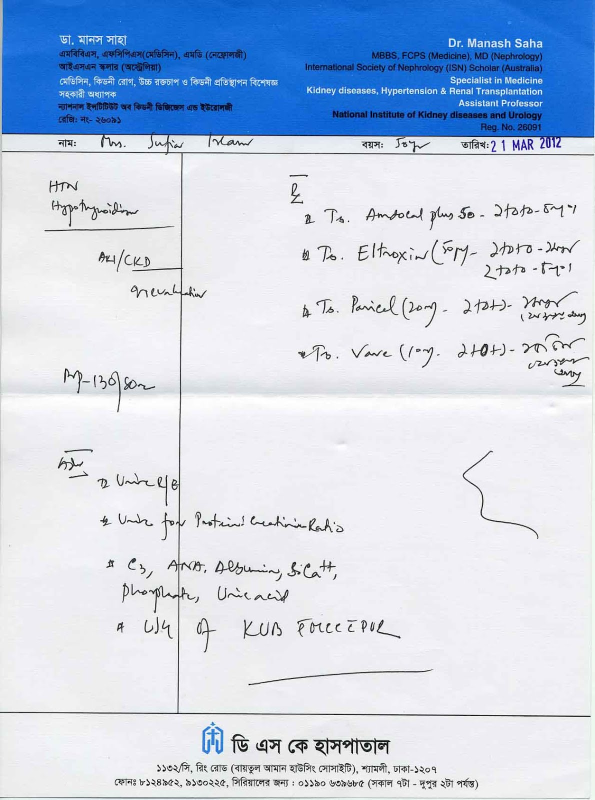
#> input picture images/image22.jpg, 1189 x 1600 px (shown at 1/2 size)
$ jupyter execute Untitled3.ipynb   (older library calls are emulated)
#> lines starting #> are read from the running program, lines starting #| are printed output that depends on the picture; after the words box and inside, x2 and y2 are one past the last pixel; in counts of white or black regions, pixels touching at a corner belong together
[cell 1]
import math
def dist(x1,y1,x2,y2):
    ans = math.sqrt((x2 - x1)**2 + (y2 - y1)**2)
    return int(ans)

[cell 2]
def rect_distance(t1,t2):
    x1=t1[0]
    y1=t1[1]
    x1b=t1[2]+t1[0]
    y1b=t1[3]+t1[1]
    x2=t2[0]
    y2=t2[1]
    x2b=t2[2]+t2[0]
    y2b=t2[3]+t2[1]
    left = x2b < x1
    right = x1b < x2
    bottom = y2b < y1
    top = y1b < y2
    if top and left:
        return dist(x1, y1b, x2b, y2)
    elif left and bottom:
        return dist(x1, y1, x2b, y2b)
    elif bottom and right:
        return dist(x1b, y1, x2, y2b)
    elif right and top:
        return dist(x1b, y1b, x2, y2)
    elif left:
        return x1 - x2b
    elif right:
        return x2 - x1b
    elif bottom:
        return int((y1 - y2b)/1.3)
    elif top:
        return int((y2 - y1b)/1.3)
    else:             # rectangles intersect
        return 0.

[cell 3]
def can_merge(t1,t2):
    if rect_distance(t1,t2)<15:
        return 1
    return 0

[cell 4]
def find_if_close(cnt1,cnt2):
    row1,row2 = cnt1.shape[0],cnt2.shape[0]
    for i in range(row1):
        for j in range(row2):
            dist = np.linalg.norm(cnt1[i]-cnt2[j])
            if abs(dist) < 15 :
                return True
            elif i==row1-1 and j==row2-1:
                return False

[cell 5]
import cv2
import numpy as np

#import image
image = cv2.imread('images/image22.jpg');
#> image is the input picture: shape (1600, 1189, 3); mean B, G, R 230.4, 210.2, 197.3

# nimage = cv2.fastNlMeansDenoisingColored(image,None,10,10,7,21)

#grayscale
gray = cv2.cvtColor(image,cv2.COLOR_BGR2GRAY)
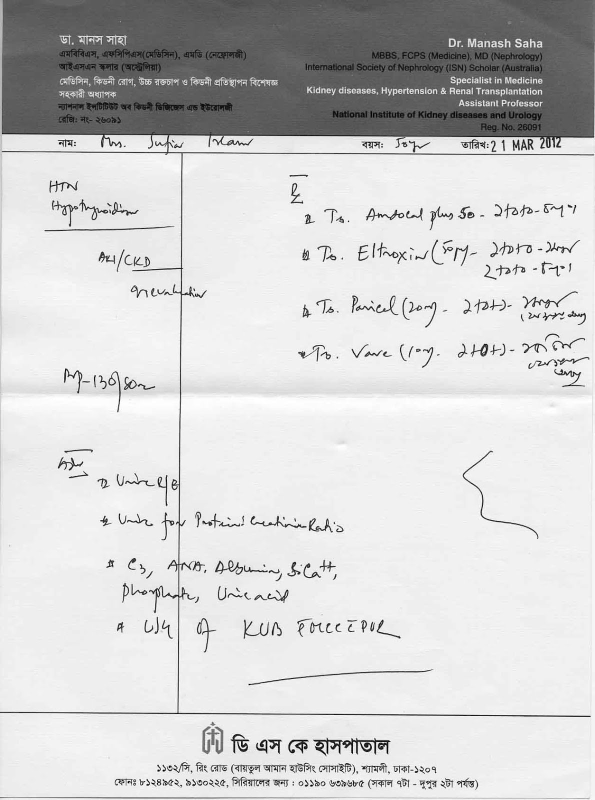
#> gray: shape (1600, 1189) (shown at 1/2 size); min 0, max 255, mean 208.7
cv2.imwrite("gray_areas.jpg", gray)
# gray = cv2.cvtColor(nimage,cv2.COLOR_BGR2GRAY)
# cv2.imshow('gray', gray)
# cv2.waitKey(0)
imgw=image.shape[0]
#> imgw = 1600
imgh=image.shape[1]
#> imgh = 1189
threshold = (imgh+imgw)/2*0.005
#> threshold = 6.97
#binary
# ret,thresh = cv2.threshold(gray,127,255,cv2.THRESH_BINARY_INV)
# cv2.imshow('second', thresh)
# cv2.waitKey(0)
thresh = cv2.Canny(gray,100,200)
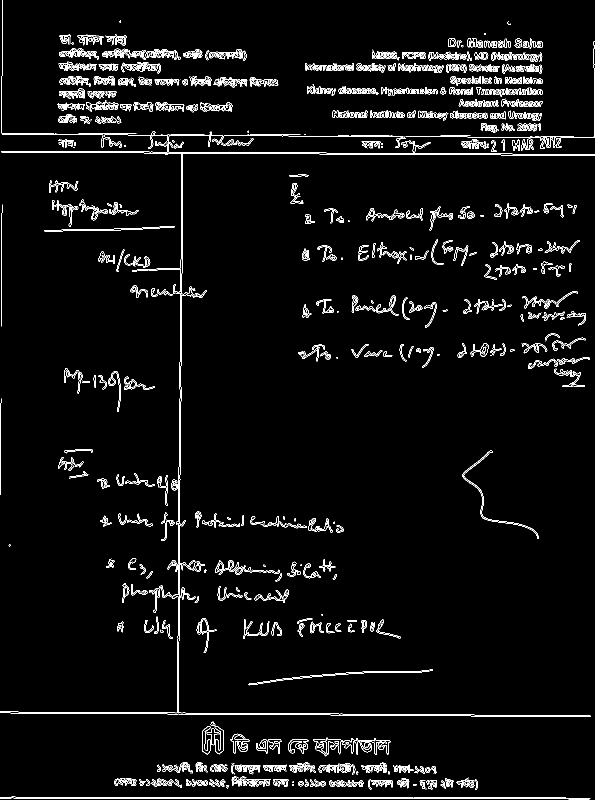
#> thresh: shape (1600, 1189) (shown at 1/2 size); 3.7% white in thin lines or dots

#dilation
kernel = np.ones((2,8), np.uint8)
kernel1= np.ones((2,2),np.uint8)
img_dilation = cv2.dilate(thresh, kernel, iterations=2)
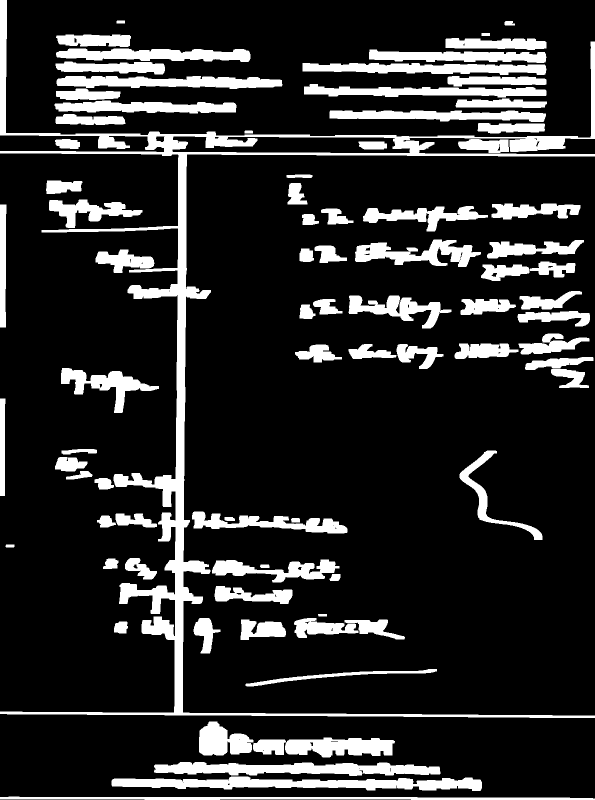
#> img_dilation: shape (1600, 1189) (shown at 1/2 size); 16.1% white; 83 white regions, largest, box (x1, y1, x2, y2) and area: (0, 0, 1189, 1436) 67232, (223, 1553, 964, 1582) 12899, (308, 1524, 881, 1552) 10845
img_dilation = cv2.erode(img_dilation,kernel1,iterations=1)
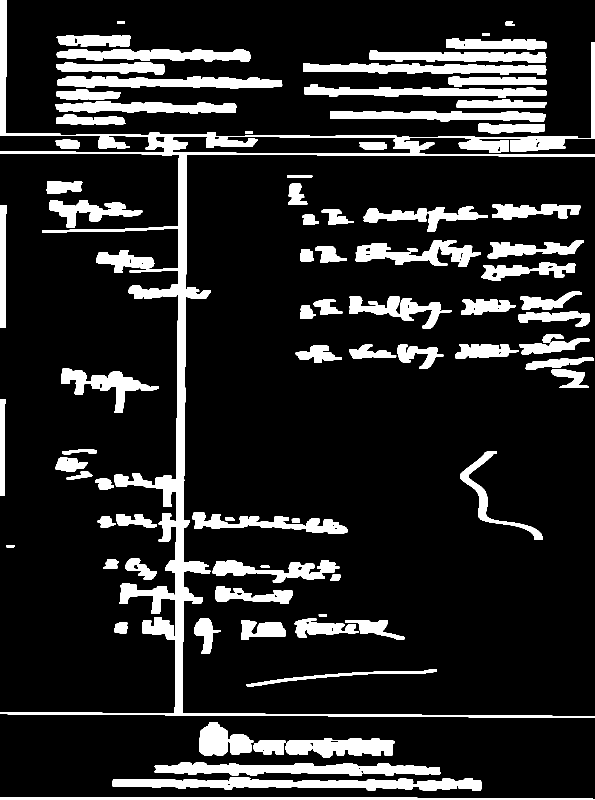
#> img_dilation: shape (1600, 1189) (shown at 1/2 size); 14.8% white; 85 white regions, largest, box (x1, y1, x2, y2) and area: (0, 0, 1189, 1436) 60495, (224, 1554, 964, 1582) 12022, (309, 1525, 881, 1552) 10144
cv2.imshow("dilated",img_dilation)

img_dilation = cv2.erode(img_dilation,kernel1,iterations=1)
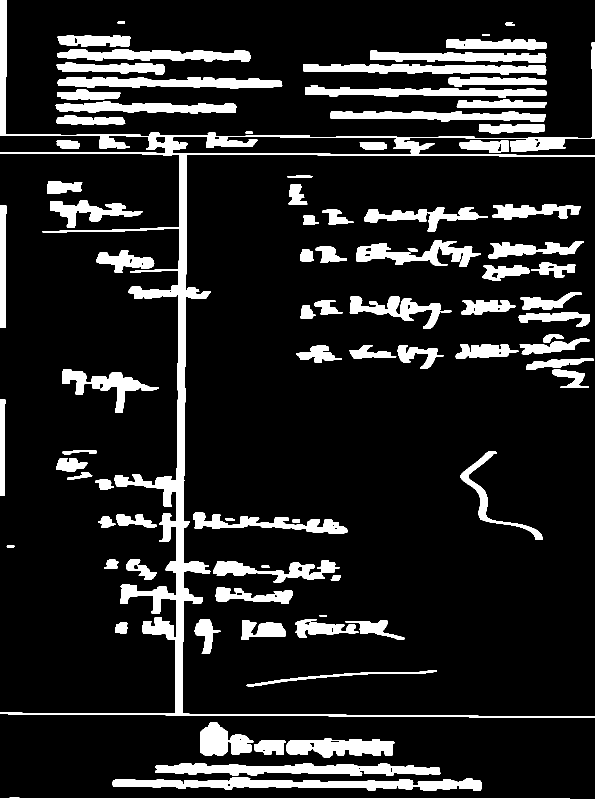
#> img_dilation: shape (1600, 1189) (shown at 1/2 size); 13.4% white; 86 white regions
cv2.imshow('dilated', img_dilation)
#cv2.waitKey(0)

#find contours
im2,ctrs, hier = cv2.findContours(img_dilation.copy(), cv2.RETR_EXTERNAL, cv2.CHAIN_APPROX_SIMPLE)
#> ctrs = 85 contours; largest, box (x1, y1, x2, y2) and area: (0, 0, 1189, 1436) 60986, (225, 1555, 964, 1582) 10364, (310, 1526, 881, 1552) 8856, (115, 154, 565, 178) 6840, (607, 128, 1093, 150) 6592

#sort contours
sorted_ctrs = sorted(ctrs, key=lambda ctr: cv2.boundingRect(ctr)[0])
#> sorted_ctrs has the same summary as ctrs

rect_ = []
for i, ctr in enumerate(sorted_ctrs):
    # Get bounding box
    x, y, w, h = cv2.boundingRect(ctr)

    if w < imgw*0.01 or h < imgh*0.01  or w>imgw*0.6 or h>imgh*0.6: continue
    rect_.append((x,y,w,h))
    # Getting ROI
    roi = image[y:y+h, x:x+w]

    # show ROI
    #cv2.imshow('segment no:'+str(i),roi)
    cv2.rectangle(image,(x,y),( x + w, y + h ),(0,255,0),3)
#> this loop made 85 passes
#> (x, y, w, h) on passes 1 to 12: (0, 1595, 1189, 5), (0, 799, 11, 193), (0, 411, 13, 244), (0, 0, 1189, 1436), (13, 1091, 16, 4), (94, 363, 71, 25), (100, 401, 185, 55), (111, 203, 362, 24), (112, 916, 63, 27), (112, 280, 48, 18), (113, 230, 138, 20), (113, 125, 217, 24)
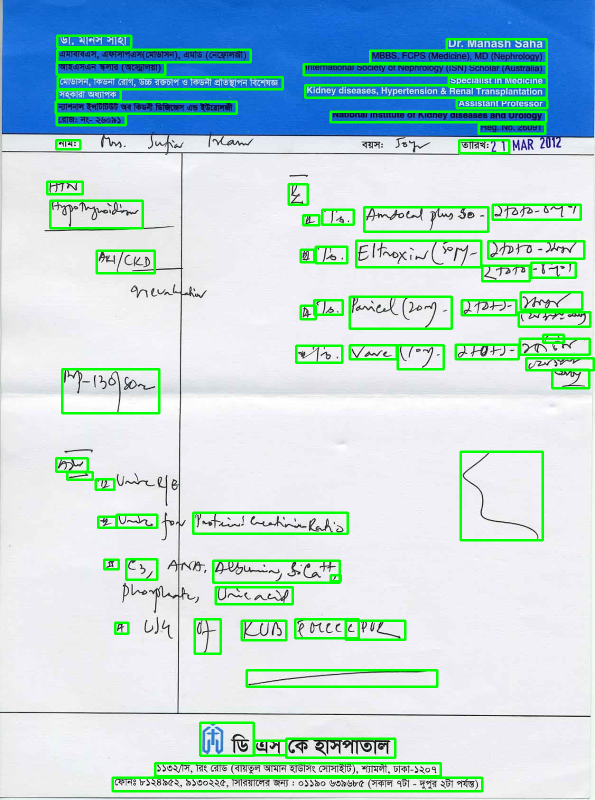
#> image: shape (1600, 1189, 3) (shown at 1/2 size); 6.83% of pixels changed, all inside (x1, y1, x2, y2) = (92, 69, 1189, 1585)
#> after the loop, rect_ = 69 items, first 6: (94, 363, 71, 25), (100, 401, 185, 55), (111, 203, 362, 24), (112, 916, 63, 27), (112, 280, 48, 18), (113, 230, 138, 20)
    #cv2.waitKey(0)
ims=image
#cv2.imshow('marked_areas', ims)
cv2.imwrite("marked_areas.jpg", ims)


        # cv2.imwrite('output/{}.jpg'.format(i), roi)

rect1=[]
rec=[]
for i in range(len(rect_)):
    var=0
    for j in range(len(rect_)):
        if (j<=i ):
            continue
        if can_merge(rect_[i],rect_[j])==1:
            var=1
            x=min(rect_[i][0],rect_[j][0])
            y=min(rect_[i][1],rect_[j][1])
            a=max(rect_[i][2]+rect_[i][0],rect_[j][2]+rect_[j][0])
            b=max(rect_[i][3]+rect_[i][1],rect_[j][3]+rect_[j][1])
            rec.append((x,y,a-x,b-y))
    if var==0:
        rec.append(rect_[i])
#> this loop made 69 passes
rect1.append(list(rec))
for k in range(100):
    if k==0:
        continue
    lis=[]
    mark=np.zeros(2000)
    for i in range(len(rect1[k-1])):
        var=0
        for j in range(len(rect1[k-1])):
            if (j<=i or mark[i]==1):
                continue
            if can_merge(rect1[k-1][i],rect1[k-1][j])==1:
                var=1
                mark[j]=1
                x=min(rect1[k-1][i][0],rect1[k-1][j][0])
                y=min(rect1[k-1][i][1],rect1[k-1][j][1])
                a=max(rect1[k-1][i][2]+rect1[k-1][i][0],rect1[k-1][j][2]+rect1[k-1][j][0])
                b=max(rect1[k-1][i][3]+rect1[k-1][i][1],rect1[k-1][j][3]+rect1[k-1][j][1])
                lis.append((x,y,a-x,b-y))
        if (var==0 and mark[i]==0):
            lis.append(rect1[k-1][i])
    rect1.append(list(lis))
    print(len(lis))
#> this loop made 100 passes
#| 70
#| 67
#| 68
#| 63
#| 58
#| 53
#| 49
#| 45
#> (further printed lines are left out)
z=99
for i in range(len(rect1[z])):
    x=rect1[z][i][0]
    y=rect1[z][i][1]
    w=rect1[z][i][2]
    h=rect1[z][i][3]
    cv2.rectangle(image,(x,y),( x + w, y + h ),(255,0,0),3)
#> this loop made 21 passes
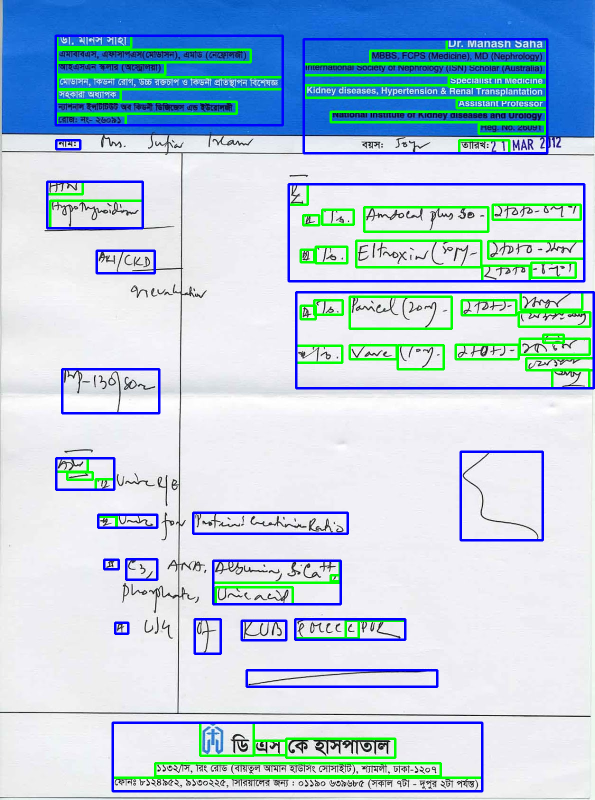
#> image: shape (1600, 1189, 3) (shown at 1/2 size); 3.69% of pixels changed, all inside (x1, y1, x2, y2) = (92, 69, 1189, 1585)
print(len(rect1[1]))
#| 70
print(len(rect_))
#| 69
ims = cv2.resize(image, (480, 560))
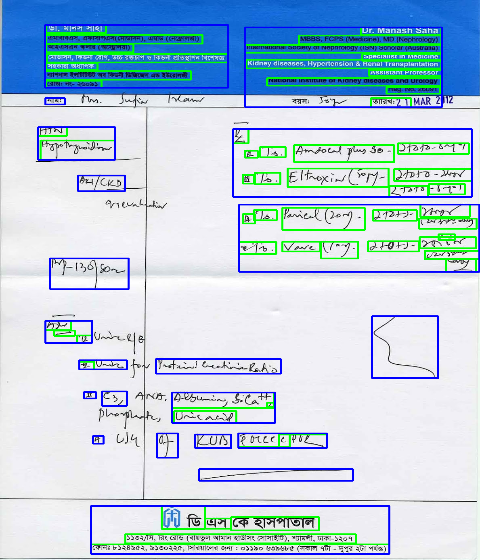
#> ims: shape (560, 480, 3); mean B, G, R 220.7, 205.8, 182.8
cv2.imshow('marked_areas', ims)
#cv2.imwrite("marked_areas.jpg", ims)
cv2.waitKey(30000)

#cv2.namedWindow("Output", cv2.WINDOW_NORMAL)
#ims = cv2.resize(image, (480, 560))
#cv2.imshow('marked_areas', ims)
cv2.imwrite("marked_areas.jpg", ims)
#> Out = True
#cv2.waitKey(30000)

$ run again, with images/image20.jpg copied over images/image22.jpg
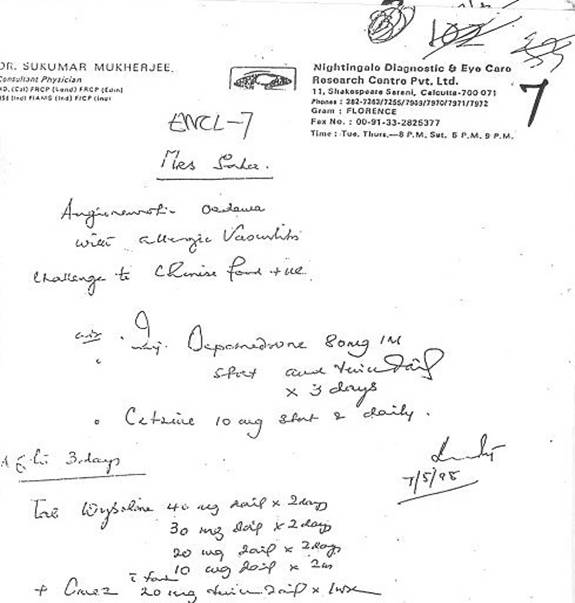
#> input picture images/image20.jpg, 575 x 603 px
#> image is the input picture: shape (603, 575, 3); min 0, max 255, mean 245.7
#> thresh: shape (603, 575); 5.3% white in thin lines or dots
#> ctrs = 69 contours, 2 with area under 20; largest, box (x1, y1, x2, y2) and area: (169, 542, 349, 581) 3552, (307, 89, 504, 117) 3362, (308, 65, 519, 88) 3155, (77, 496, 336, 532) 2610, (281, 349, 453, 382) 2187
#> sorted_ctrs has the same summary as ctrs
#> the loop `for i, ctr in enumerate(sorted_ctrs):` made 69 passes
#> (x, y, w, h) on passes 1 to 8: (0, 450, 56, 26), (0, 77, 131, 27), (0, 63, 182, 12), (14, 453, 141, 32), (26, 500, 41, 21), (29, 267, 111, 31), (31, 586, 25, 13), (56, 200, 127, 31)
#> after the loop `for i, ctr in enumerate(sorted_ctrs):`:
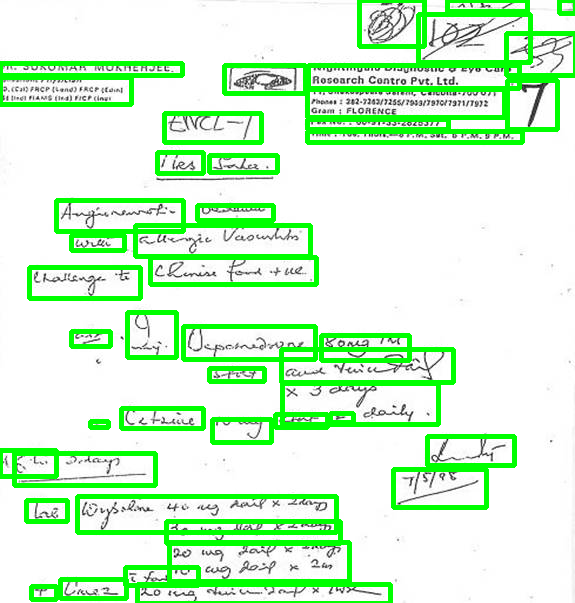
#> image: shape (603, 575, 3); 14.92% of pixels changed, all inside (x1, y1, x2, y2) = (0, 0, 575, 603)
#> after the loop `for i, ctr in enumerate(sorted_ctrs):`: rect_ = 46 items, first 6: (0, 450, 56, 26), (0, 77, 131, 27), (0, 63, 182, 12), (14, 453, 141, 32), (26, 500, 41, 21), (29, 267, 111, 31)
#> the loop `for i in range(len(rect_)):` made 46 passes
#> the loop `for k in range(100):` made 100 passes
#| 69
#| 67
#| 71
#| 74
#| 75
#> (further printed lines are left out)
#> the loop `for i in range(len(rect1[z])):` made 21 passes
#| 69
#| 46
#> `ims = cv2.resize(image, (480, 560))`:
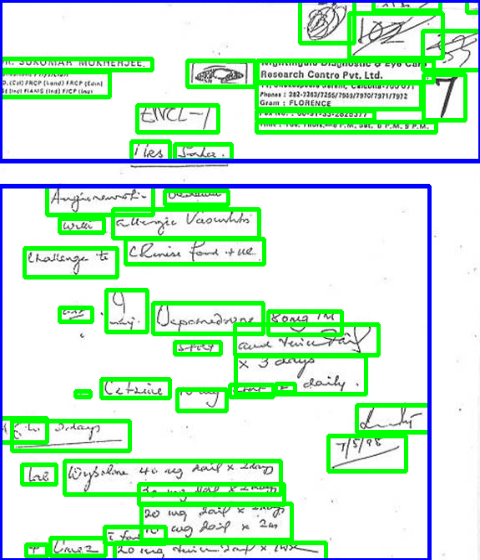
#> ims: shape (560, 480, 3); mean B, G, R 211.2, 238.2, 202.2
#> Out = True

$ run again, with images/image21.jpg copied over images/image22.jpg
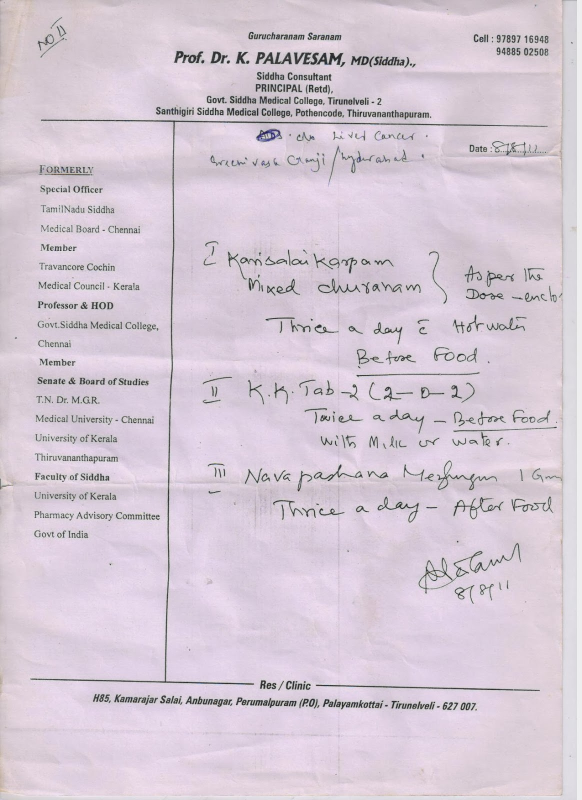
#> input picture images/image21.jpg, 1164 x 1600 px (shown at 1/2 size)
#> image is the input picture: shape (1600, 1164, 3); mean B, G, R 213.5, 201, 213.3
#> thresh: shape (1600, 1164); 3.4% white in thin lines or dots
#> ctrs = 139 contours, 3 with area under 20; largest, box (x1, y1, x2, y2) and area: (57, 239, 1104, 1384) 22590, (182, 1390, 962, 1423) 10741, (344, 104, 840, 138) 9678, (308, 211, 871, 241) 7550, (833, 1088, 1050, 1189) 7446
#> sorted_ctrs has the same summary as ctrs
#> the loop `for i, ctr in enumerate(sorted_ctrs):` made 139 passes
#> (x, y, w, h) on passes 1, 3, 4, 5, 6, 7, 8, 9: (0, 958, 35, 23), (26, 676, 16, 4), (57, 239, 1047, 1145), (64, 1062, 121, 16), (65, 1024, 263, 20), (65, 985, 176, 20), (65, 908, 179, 21), (66, 947, 161, 19)
#> after the loop `for i, ctr in enumerate(sorted_ctrs):`:
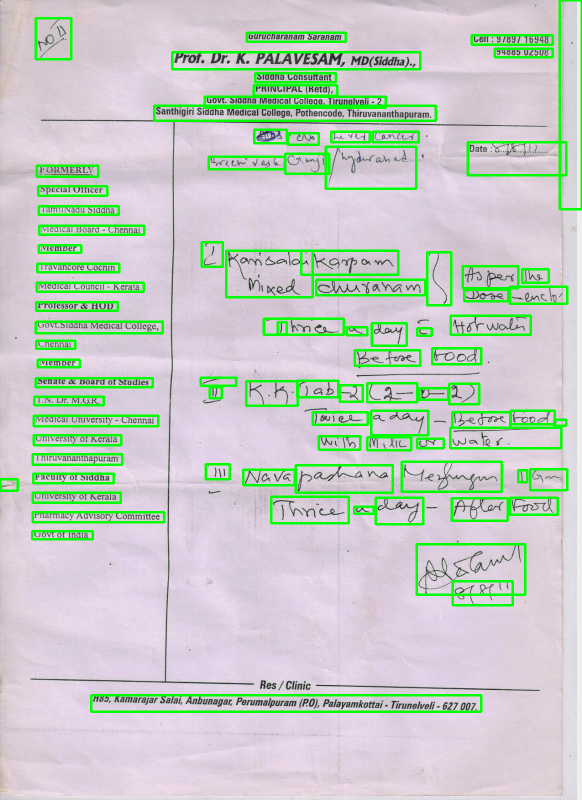
#> image: shape (1600, 1164, 3) (shown at 1/2 size); 7.94% of pixels changed, all inside (x1, y1, x2, y2) = (0, 0, 1164, 1426)
#> after the loop `for i, ctr in enumerate(sorted_ctrs):`: rect_ = 87 items, first 6: (0, 958, 35, 23), (64, 1062, 121, 16), (65, 1024, 263, 20), (65, 985, 176, 20), (65, 908, 179, 21), (66, 947, 161, 19)
#> the loop `for i in range(len(rect_)):` made 87 passes
#> the loop `for k in range(100):` made 100 passes
#| 82
#| 76
#| 67
#| 59
#| 52
#> (further printed lines are left out)
#> the loop `for i in range(len(rect1[z])):` made 25 passes
#| 82
#| 87
#> `ims = cv2.resize(image, (480, 560))`:
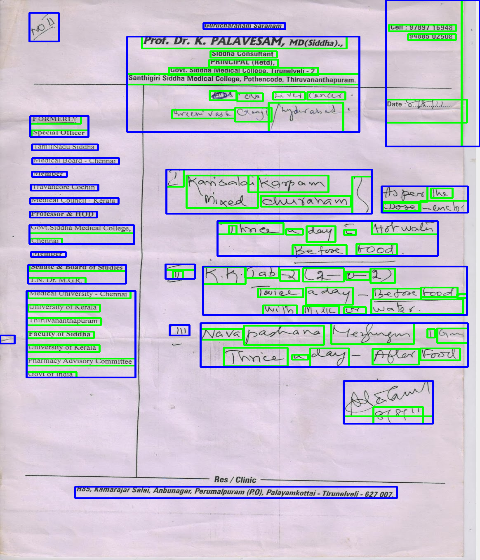
#> ims: shape (560, 480, 3); mean B, G, R 204.8, 194.3, 192.8
#> Out = True
